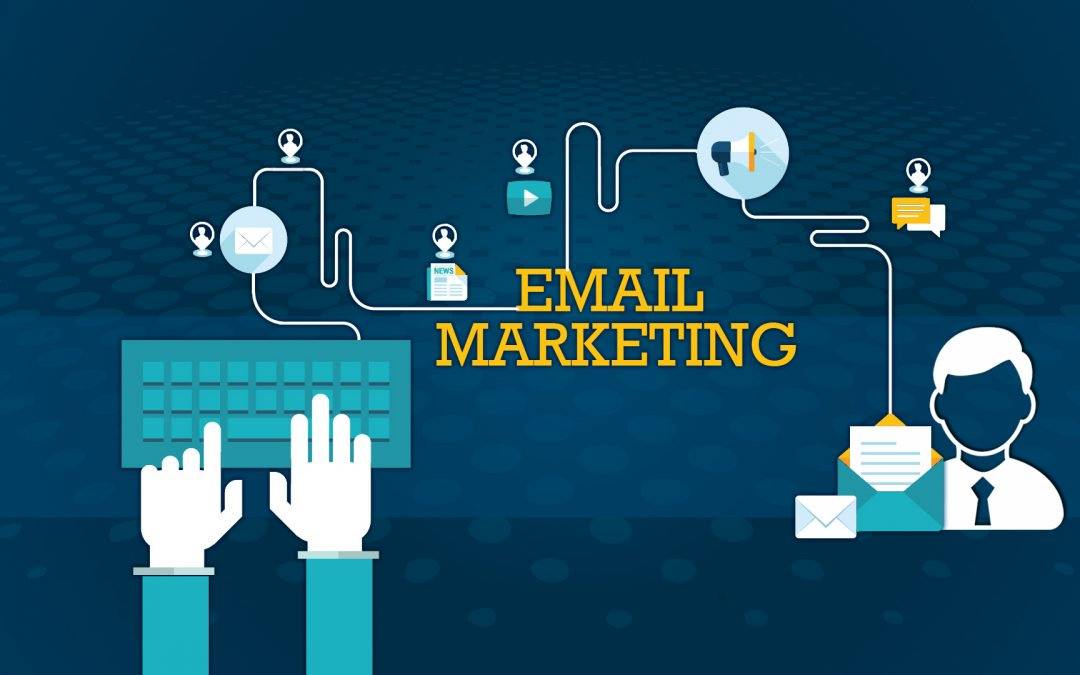
#> input picture group3-module1-tobechukwu/Tasks/Python Image resize/img_resize.jpg, 1080 x 675 px
$ python hello.py
#> lines starting #> are read from the running program, lines starting #| are printed output that depends on the picture
from PIL import Image

img = Image.open("img_resize.jpg")
#> img is the input picture: PIL image 1080x675 RGB; mean R, G, B 26, 78.9, 102.3

re_img = img.resize((700,300))
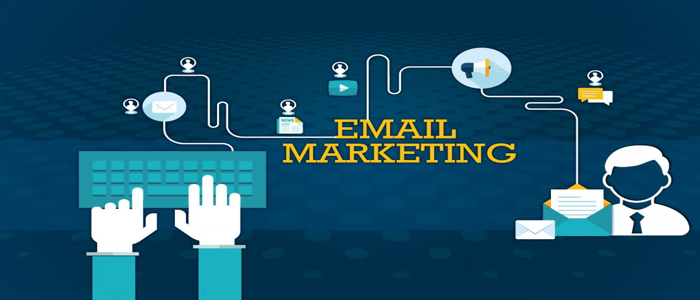
#> re_img: PIL image 700x300 RGB; mean R, G, B 26.1, 78.8, 102.3
re_img.show()
#img.show()
